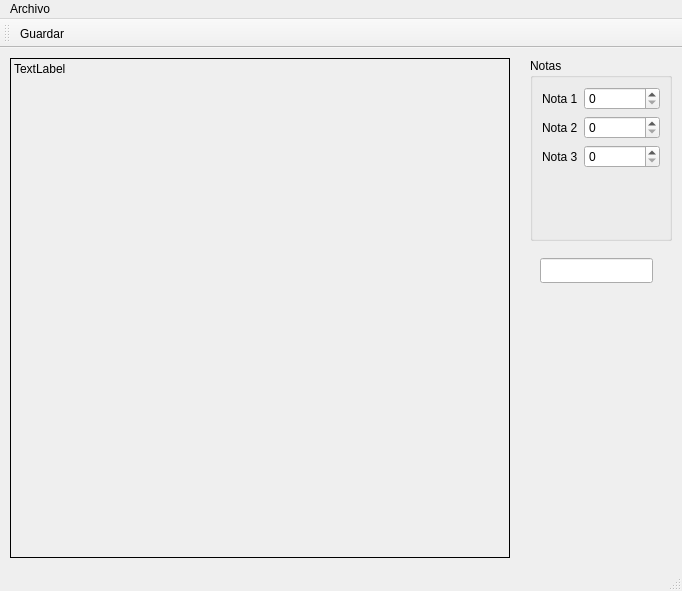
<?xml version="1.0" encoding="UTF-8"?>
<ui version="4.0">
 <class>Principal</class>
 <widget class="QMainWindow" name="Principal">
  <property name="geometry">
   <rect>
    <x>0</x>
    <y>0</y>
    <width>682</width>
    <height>591</height>
   </rect>
  </property>
  <property name="windowTitle">
   <string>Principal</string>
  </property>
  <widget class="QWidget" name="centralwidget">
   <widget class="QLabel" name="outCuadro">
    <property name="geometry">
     <rect>
      <x>10</x>
      <y>10</y>
      <width>500</width>
      <height>500</height>
     </rect>
    </property>
    <property name="minimumSize">
     <size>
      <width>500</width>
      <height>500</height>
     </size>
    </property>
    <property name="frameShape">
     <enum>QFrame::Box</enum>
    </property>
    <property name="text">
     <string>TextLabel</string>
    </property>
    <property name="alignment">
     <set>Qt::AlignLeading|Qt::AlignLeft|Qt::AlignTop</set>
    </property>
   </widget>
   <widget class="QWidget" name="widget" native="true">
    <property name="geometry">
     <rect>
      <x>530</x>
      <y>10</y>
      <width>142</width>
      <height>183</height>
     </rect>
    </property>
    <layout class="QVBoxLayout" name="verticalLayout">
     <item>
      <widget class="QGroupBox" name="groupBox">
       <property name="title">
        <string>Notas</string>
       </property>
       <layout class="QFormLayout" name="formLayout">
        <item row="0" column="0">
         <widget class="QLabel" name="label">
          <property name="text">
           <string>Nota 1</string>
          </property>
         </widget>
        </item>
        <item row="0" column="1">
         <widget class="QSpinBox" name="inNota1">
          <property name="maximum">
           <number>100</number>
          </property>
         </widget>
        </item>
        <item row="1" column="0">
         <widget class="QLabel" name="label_2">
          <property name="text">
           <string>Nota 2</string>
          </property>
         </widget>
        </item>
        <item row="1" column="1">
         <widget class="QSpinBox" name="inNota2">
          <property name="maximum">
           <number>100</number>
          </property>
         </widget>
        </item>
        <item row="2" column="0">
         <widget class="QLabel" name="label_3">
          <property name="text">
           <string>Nota 3</string>
          </property>
         </widget>
        </item>
        <item row="2" column="1">
         <widget class="QSpinBox" name="inNota3">
          <property name="maximum">
           <number>100</number>
          </property>
         </widget>
        </item>
       </layout>
      </widget>
     </item>
    </layout>
   </widget>
   <widget class="QLineEdit" name="lineEdit">
    <property name="geometry">
     <rect>
      <x>540</x>
      <y>210</y>
      <width>113</width>
      <height>25</height>
     </rect>
    </property>
   </widget>
  </widget>
  <widget class="QMenuBar" name="menubar">
   <property name="geometry">
    <rect>
     <x>0</x>
     <y>0</y>
     <width>682</width>
     <height>22</height>
    </rect>
   </property>
   <widget class="QMenu" name="menuArchivo">
    <property name="title">
     <string>Archivo</string>
    </property>
    <addaction name="actionGuardar"/>
    <addaction name="actionSalir"/>
   </widget>
   <addaction name="menuArchivo"/>
  </widget>
  <widget class="QStatusBar" name="statusbar"/>
  <widget class="QToolBar" name="toolBar">
   <property name="windowTitle">
    <string>toolBar</string>
   </property>
   <attribute name="toolBarArea">
    <enum>TopToolBarArea</enum>
   </attribute>
   <attribute name="toolBarBreak">
    <bool>false</bool>
   </attribute>
   <addaction name="actionGuardar"/>
  </widget>
  <action name="actionGuardar">
   <property name="icon">
    <iconset resource="Resources.qrc">
     <normaloff>:/img/Save.ico</normaloff>:/img/Save.ico</iconset>
   </property>
   <property name="text">
    <string>Guardar</string>
   </property>
   <property name="shortcut">
    <string>Ctrl+S</string>
   </property>
  </action>
  <action name="actionSalir">
   <property name="text">
    <string>Salir</string>
   </property>
   <property name="shortcut">
    <string>Ctrl+Q</string>
   </property>
  </action>
 </widget>
 <resources>
  <include location="Resources.qrc"/>
 </resources>
 <connections>
  <connection>
   <sender>actionSalir</sender>
   <signal>triggered()</signal>
   <receiver>Principal</receiver>
   <slot>close()</slot>
   <hints>
    <hint type="sourcelabel">
     <x>-1</x>
     <y>-1</y>
    </hint>
    <hint type="destinationlabel">
     <x>340</x>
     <y>295</y>
    </hint>
   </hints>
  </connection>
 </connections>
</ui>
